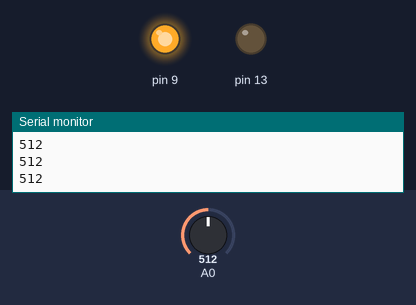
The sketch below on a simulated Arduino Uno, built with avr-gcc and run on an emulated ATmega328P. Shown: output pins drawn as LEDs (lit = HIGH), the last lines printed to the serial monitor. Inputs (shaded band) come from the test bench; at power-on: A0 = 512.

Above: at 1.2 s.
1.3 s: A0 set to 122
At 2.2 s:
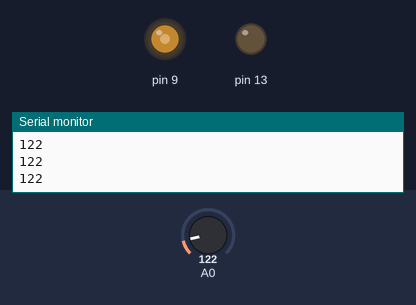
2.8 s: A0 set to 0
At 3.3 s:
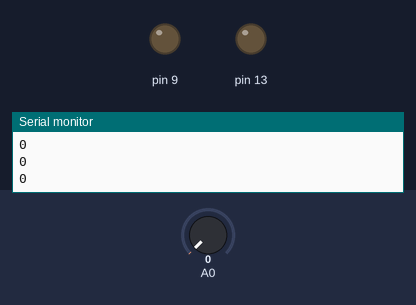
4.3 s: A0 set to 306
At 5.7 s:
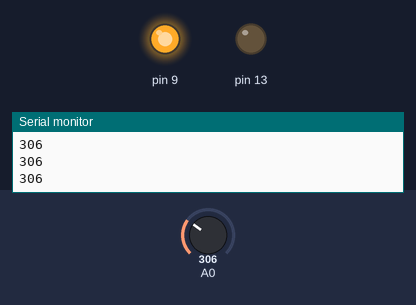
Timing chart, 0 to 7.3 s (numbered marks = the images above; inputs shaded):
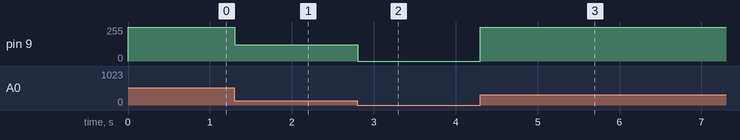

Measured:
- after the input at 1.3 s, pin 9: 255/255 → 122/255 at once
- after the input at 2.8 s, pin 9: 122/255 → 0/255 at once
- after the input at 4.3 s, pin 9: 0/255 → 255/255 at once

The sketch:

udemy_project_1_61.ino
```cpp
void setup()
{
  pinMode(13, OUTPUT);
  pinMode(A0, INPUT);
	Serial.begin(9600);
}

void loop()
{
  int sensorValue = analogRead(A0);
  analogWrite(9, sensorValue); // Wait for 1000 millisecond(s)
  Serial.println(sensorValue);
}
```
